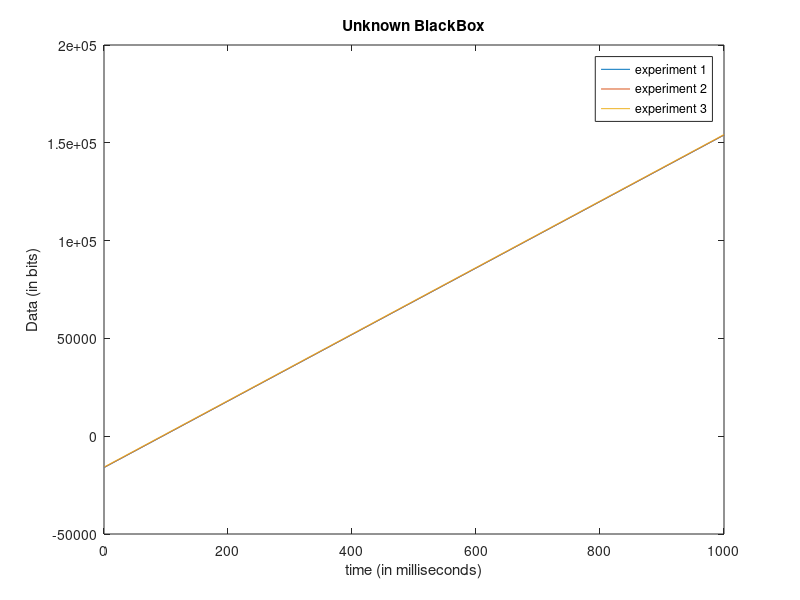

MATLAB code to generate this figure:
%2.1 blackbox 1
figure(1);
x = 1:1:1000;
y = 10000*(x-20) + 11840;

y1 = 170*(x-100) + 944;
y2 = 170*(x-100) + 1032;
y3 = 170*(x-100) + 1232;



%plot(x,y, x,y1, x,y2, x,y3, x,y4, x,y5, x,y6);
plot( x,y1, x,y2, x,y3);
title('Unknown BlackBox');
xlabel('time (in milliseconds)');
ylabel('Data (in bits)');
legend('experiment 1', 'experiment 2', 'experiment 3','experiment 4', 'experiment 5', 'experiment 6');